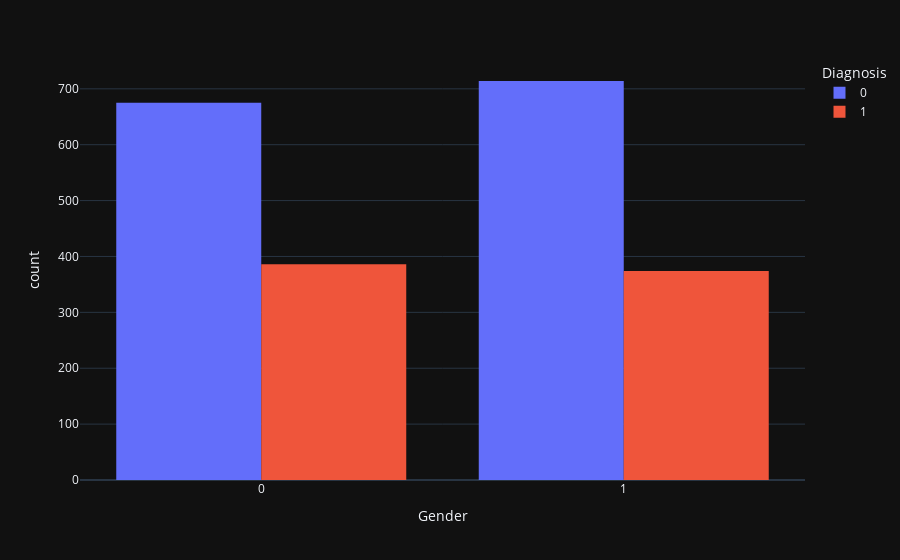

The notebook cell this image was saved under:
### Code cell
#count each gender with and withous alzhimer
fig = px.histogram(df, x='Gender', color='Diagnosis', barmode='group')
fig.show()

### Figure 1 — Plotly figure (JSON) as saved in the notebook; plotly's stock layout.template omitted (floating-point values rounded to 4 significant figures; data arrays with more than 128 entries replaced by an {"elided": "..."} marker saying what was removed)
{"data": [{"alignmentgroup": "True", "bingroup": "x", "hovertemplate": "Diagnosis=0<br>Gender=%{x}<br>count=%{y}<extra></extra>", "legendgroup": "0", "marker": {"color": "#636efa", "pattern": {"shape": ""}}, "name": "0", "offsetgroup": "0", "orientation": "v", "showlegend": true, "x": {"elided": "1389 int values"}, "xaxis": "x", "yaxis": "y", "type": "histogram"}, {"alignmentgroup": "True", "bingroup": "x", "hovertemplate": "Diagnosis=1<br>Gender=%{x}<br>count=%{y}<extra></extra>", "legendgroup": "1", "marker": {"color": "#EF553B", "pattern": {"shape": ""}}, "name": "1", "offsetgroup": "1", "orientation": "v", "showlegend": true, "x": {"elided": "760 int values"}, "xaxis": "x", "yaxis": "y", "type": "histogram"}], "layout": {"xaxis": {"anchor": "y", "domain": [0.0, 1.0], "title": {"text": "Gender"}}, "yaxis": {"anchor": "x", "domain": [0.0, 1.0], "title": {"text": "count"}}, "legend": {"title": {"text": "Diagnosis"}, "tracegroupgap": 0}, "margin": {"t": 60}, "barmode": "group"}}
